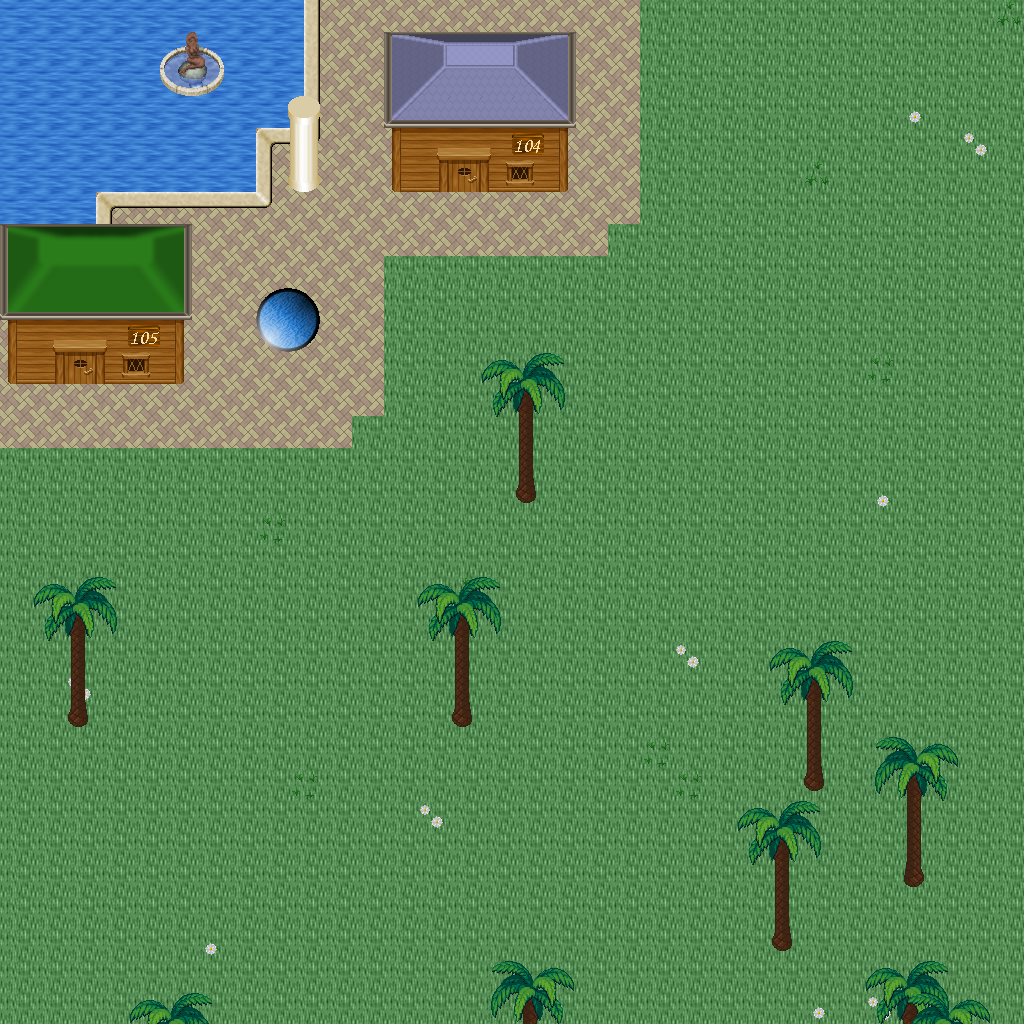

A 2D game scene composited from a Tiled map and its tileset images. What follows is a short description and the map's XML, with each tile layer's data collapsed to a summary:
An orthogonal 32x32 tile map with 32x32 px tiles, 5 tile layers (Ground, Objects, Objects2, Above, ...), 1 hidden layer not drawn, 57 tilesets.

<map version="1.10" tiledversion="1.11.0" orientation="orthogonal" renderorder="right-down" width="32" height="32" tilewidth="32" tileheight="32" infinite="0" nextlayerid="11" nextobjectid="1">
 <tileset firstgid="1" name="logic_collision" tilewidth="32" tileheight="32" tilecount="1" columns="1">
  <image source="../drawable/logic_collision.png" width="32" height="32" />
 </tileset>
 <tileset firstgid="2" name="ground_ground" tilewidth="32" tileheight="32" tilecount="33" columns="3">
  <image source="../drawable/ground_ground.png" width="96" height="352" />
 </tileset>
 <tileset firstgid="35" name="ground_water_pool" tilewidth="32" tileheight="32" tilecount="72" columns="3">
  <image source="../drawable/ground_water_pool.png" width="96" height="768" />
 </tileset>
 <tileset firstgid="107" name="furniture_carpet_plain_colours" tilewidth="32" tileheight="32" tilecount="10" columns="10">
  <image source="../drawable/furniture_carpet_plain_colours.png" width="320" height="32" />
 </tileset>
 <tileset firstgid="117" name="ground_brown_paving" tilewidth="32" tileheight="32" tilecount="2" columns="2">
  <image source="../drawable/ground_brown_paving.png" width="64" height="32" />
 </tileset>
 <tileset firstgid="119" name="ground_water_water" tilewidth="32" tileheight="32" tilecount="24" columns="3">
  <image source="../drawable/ground_water_water.png" width="96" height="256" />
 </tileset>
 <tileset firstgid="143" name="building_fence_fence_chunky" tilewidth="32" tileheight="32" tilecount="21" columns="3">
  <image source="../drawable/building_fence_fence_chunky.png" width="96" height="224" />
 </tileset>
 <tileset firstgid="164" name="ground_water_pool_corners" tilewidth="32" tileheight="32" tilecount="72" columns="3">
  <image source="../drawable/ground_water_pool_corners.png" width="96" height="768" />
 </tileset>
 <tileset firstgid="236" name="ground_grass_edges" tilewidth="32" tileheight="32" tilecount="36" columns="12">
  <image source="../drawable/ground_grass_edges.png" width="384" height="96" />
 </tileset>
 <tileset firstgid="272" name="ground_grass_corners" tilewidth="32" tileheight="32" tilecount="24" columns="6">
  <image source="../drawable/ground_grass_corners.png" width="192" height="128" />
 </tileset>
 <tileset firstgid="296" name="plant_grasses" tilewidth="32" tileheight="32" tilecount="6" columns="3">
  <image source="../drawable/plant_grasses.png" width="96" height="64" />
 </tileset>
 <tileset firstgid="302" name="plant_flower_daisy_white" tilewidth="32" tileheight="32" tilecount="8" columns="2">
  <image source="../drawable/plant_flower_daisy_white.png" width="64" height="128" />
 </tileset>
 <tileset firstgid="310" name="building_door_door_w" tilewidth="32" tileheight="32" tilecount="6" columns="2">
  <image source="../drawable/building_door_door_w.png" width="64" height="96" />
 </tileset>
 <tileset firstgid="316" name="building_wall_wood" tilewidth="32" tileheight="32" tilecount="16" columns="4">
  <image source="../drawable/building_wall_wood.png" width="128" height="128" />
 </tileset>
 <tileset firstgid="332" name="building_door_door_e" tilewidth="32" tileheight="32" tilecount="6" columns="2">
  <image source="../drawable/building_door_door_e.png" width="64" height="96" />
 </tileset>
 <tileset firstgid="338" name="ground_ground_2" tilewidth="32" tileheight="32" tilecount="4" columns="4">
  <image source="../drawable/ground_ground_2.png" width="128" height="32" />
 </tileset>
 <tileset firstgid="342" name="building_wall_stone" tilewidth="32" tileheight="32" tilecount="12" columns="3">
  <image source="../drawable/building_wall_stone.png" width="96" height="128" />
 </tileset>
 <tileset firstgid="354" name="building_wall_wall_brown" tilewidth="32" tileheight="32" tilecount="12" columns="3">
  <image source="../drawable/building_wall_wall_brown.png" width="96" height="128" />
 </tileset>
 <tileset firstgid="366" name="building_door_door_n" tilewidth="32" tileheight="32" tilecount="6" columns="3">
  <image source="../drawable/building_door_door_n.png" width="96" height="64" />
 </tileset>
 <tileset firstgid="372" name="building_church" tilewidth="32" tileheight="32" tilecount="56" columns="8">
  <image source="../drawable/building_church.png" width="256" height="224" />
 </tileset>
 <tileset firstgid="428" name="building_castle" tilewidth="32" tileheight="32" tilecount="320" columns="20">
  <image source="../drawable/building_castle.png" width="640" height="512" />
 </tileset>
 <tileset firstgid="748" name="plant_cactus" tilewidth="32" tileheight="32" tilecount="2" columns="1">
  <image source="../drawable/plant_cactus.png" width="32" height="64" />
 </tileset>
 <tileset firstgid="750" name="plant_stump_small_stump" tilewidth="32" tileheight="32" tilecount="4" columns="2">
  <image source="../drawable/plant_stump_small_stump.png" width="64" height="64" />
 </tileset>
 <tileset firstgid="754" name="furniture_carpet_rug_border" tilewidth="32" tileheight="32" tilecount="9" columns="3">
  <image source="../drawable/furniture_carpet_rug_border.png" width="96" height="96" />
 </tileset>
 <tileset firstgid="763" name="building_window_window_right" tilewidth="32" tileheight="32" tilecount="2" columns="2">
  <image source="../drawable/building_window_window_right.png" width="64" height="32" />
 </tileset>
 <tileset firstgid="765" name="item_statue_fairypool" tilewidth="32" tileheight="32" tilecount="16" columns="2">
  <image source="../drawable/item_statue_fairypool.png" width="64" height="256" />
 </tileset>
 <tileset firstgid="781" name="furniture_table_long_front_on" tilewidth="32" tileheight="32" tilecount="3" columns="1">
  <image source="../drawable/furniture_table_long_front_on.png" width="32" height="96" />
 </tileset>
 <tileset firstgid="784" name="building_decoration_blue_circle" tilewidth="32" tileheight="32" tilecount="4" columns="2">
  <image source="../drawable/building_decoration_blue_circle.png" width="64" height="64" />
 </tileset>
 <tileset firstgid="788" name="building_wall_bricked_edges" tilewidth="32" tileheight="32" tilecount="25" columns="5">
  <image source="../drawable/building_wall_bricked_edges.png" width="160" height="160" />
 </tileset>
 <tileset firstgid="813" name="item_corpse_skull_pale" tilewidth="32" tileheight="32" tilecount="2" columns="2">
  <image source="../drawable/item_corpse_skull_pale.png" width="64" height="32" />
 </tileset>
 <tileset firstgid="815" name="item_corpse_huge_animal" tilewidth="32" tileheight="32" tilecount="16" columns="2">
  <image source="../drawable/item_corpse_huge_animal.png" width="64" height="256" />
 </tileset>
 <tileset firstgid="831" name="item_sign_large" tilewidth="32" tileheight="32" tilecount="15" columns="5">
  <image source="../drawable/item_sign_large.png" width="160" height="96" />
 </tileset>
 <tileset firstgid="846" name="building_roof_yellow" tilewidth="32" tileheight="32" tilecount="20" columns="5">
  <image source="../drawable/building_roof_yellow.png" width="160" height="128" />
 </tileset>
 <tileset firstgid="866" name="building_roof_red" tilewidth="32" tileheight="32" tilecount="20" columns="5">
  <image source="../drawable/building_roof_red.png" width="160" height="128" />
 </tileset>
 <tileset firstgid="886" name="building_roof_green" tilewidth="32" tileheight="32" tilecount="20" columns="5">
  <image source="../drawable/building_roof_green.png" width="160" height="128" />
 </tileset>
 <tileset firstgid="906" name="building_roof_blue" tilewidth="32" tileheight="32" tilecount="20" columns="5">
  <image source="../drawable/building_roof_blue.png" width="160" height="128" />
 </tileset>
 <tileset firstgid="926" name="logic_creature_animal" tilewidth="32" tileheight="32" tilecount="32" columns="8">
  <image source="../drawable/logic_creature_animal.png" width="256" height="128" />
 </tileset>
 <tileset firstgid="958" name="logic_creature_golem" tilewidth="32" tileheight="32" tilecount="4" columns="4">
  <image source="../drawable/logic_creature_golem.png" width="128" height="32" />
 </tileset>
 <tileset firstgid="962" name="object_boat" tilewidth="32" tileheight="32" tilecount="42" columns="6">
  <image source="../drawable/object_boat.png" width="192" height="224" />
 </tileset>
 <tileset firstgid="1004" name="ground_water_pool_deep" tilewidth="32" tileheight="32" tilecount="72" columns="3">
  <image source="../drawable/ground_water_pool_deep.png" width="96" height="768" />
 </tileset>
 <tileset firstgid="1076" name="object_suspension_bridge" tilewidth="32" tileheight="32" tilecount="24" columns="3">
  <image source="../drawable/object_suspension_bridge.png" width="96" height="256" />
 </tileset>
 <tileset firstgid="1100" name="plant_tree_palm_trees" tilewidth="32" tileheight="32" tilecount="40" columns="4">
  <image source="../drawable/plant_tree_palm_trees.png" width="128" height="320" />
 </tileset>
 <tileset firstgid="1140" name="furniture_table_hotdog_stand" tilewidth="32" tileheight="32" tilecount="20" columns="4">
  <image source="../drawable/furniture_table_hotdog_stand.png" width="128" height="160" />
 </tileset>
 <tileset firstgid="1160" name="item_banners_banners" tilewidth="32" tileheight="32" tilecount="6" columns="2">
  <image source="../drawable/item_banners_banners.png" width="64" height="96" />
 </tileset>
 <tileset firstgid="1166" name="building_door_closed" tilewidth="32" tileheight="32" tilecount="1" columns="1">
  <image source="../drawable/building_door_closed.png" width="32" height="32" />
 </tileset>
 <tileset firstgid="1167" name="building_decoration_numbers" tilewidth="32" tileheight="32" tilecount="20" columns="2">
  <image source="../drawable/building_decoration_numbers.png" width="64" height="320" />
 </tileset>
 <tileset firstgid="1187" name="building_decoration_numbers_higher" tilewidth="32" tileheight="32" tilecount="2" columns="2">
  <image source="../drawable/building_decoration_numbers_higher.png" width="64" height="32" />
 </tileset>
 <tileset firstgid="1189" name="furniture_light_small_oil_lamp" tilewidth="32" tileheight="32" tilecount="8" columns="2">
  <image source="../drawable/furniture_light_small_oil_lamp.png" width="64" height="128" />
 </tileset>
 <tileset firstgid="1197" name="light_light_1x1" tilewidth="32" tileheight="32" tilecount="3" columns="3">
  <image source="../drawable/light_light_1x1.png" width="96" height="32" />
 </tileset>
 <tileset firstgid="1200" name="building_roof_straw" tilewidth="32" tileheight="32" tilecount="20" columns="5">
  <image source="../drawable/building_roof_straw.png" width="160" height="128" />
 </tileset>
 <tileset firstgid="1220" name="building_huts" tilewidth="32" tileheight="32" tilecount="338" columns="26">
  <image source="../drawable/building_huts.png" width="832" height="416" />
 </tileset>
 <tileset firstgid="1558" name="light_light_5x5" tilewidth="32" tileheight="32" tilecount="25" columns="5">
  <image source="../drawable/light_light_5x5.png" width="160" height="160" />
 </tileset>
 <tileset firstgid="1583" name="logic_item_sign" tilewidth="32" tileheight="32" tilecount="1" columns="1">
  <image source="../drawable/logic_item_sign.png" width="32" height="32" />
 </tileset>
 <tileset firstgid="1584" name="light_door_light" tilewidth="32" tileheight="32" tilecount="12" columns="3">
  <image source="../drawable/light_door_light.png" width="96" height="128" />
 </tileset>
 <tileset firstgid="1596" name="ground_sand_1" tilewidth="32" tileheight="32" tilecount="10" columns="2">
  <image source="../drawable/ground_sand_1.png" width="64" height="160" />
 </tileset>
 <tileset firstgid="1606" name="ground_sand_2" tilewidth="32" tileheight="32" tilecount="15" columns="5">
  <image source="../drawable/ground_sand_2.png" width="160" height="96" />
 </tileset>
 <tileset firstgid="1621" name="logic_creature_reptile" tilewidth="32" tileheight="32" tilecount="7" columns="7">
  <image source="../drawable/logic_creature_reptile.png" width="224" height="32" />
 </tileset>
 <layer id="1" name="Ground" width="32" height="32">
  <data>[1024 cells, 1024 non-empty, 5 distinct tile ids]</data>
 </layer>
 <layer id="2" name="Objects" width="32" height="32">
  <data>[1024 cells, 122 non-empty, 25 distinct tile ids]</data>
 </layer>
 <layer id="3" name="Objects2" width="32" height="32">
  <data>[1024 cells, 18 non-empty, 11 distinct tile ids]</data>
 </layer>
 <layer id="4" name="Above" width="32" height="32">
  <data>[1024 cells, 158 non-empty, 63 distinct tile ids]</data>
 </layer>
 <layer id="5" name="Above2" width="32" height="32">
  <data>[1024 cells, 4 non-empty, 4 distinct tile ids]</data>
 </layer>
 <layer id="6" name="Walkable" width="32" height="32" visible="0">
  <data>[1024 cells, 56 non-empty, 1 distinct tile ids]</data>
 </layer>
 <objectgroup id="7" name="Mapevents" />
 <objectgroup id="8" name="Spawn" />
 <objectgroup id="9" name="Keys" />
 <objectgroup id="10" name="Replace" />
</map>
